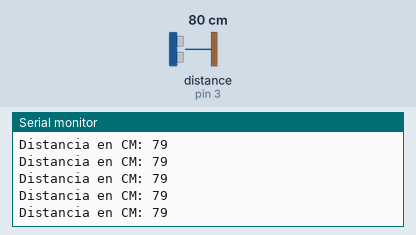
This sketch was run on a simulated Arduino Uno, built with avr-gcc and run on an emulated ATmega328P. Shown: the last lines printed to the serial monitor. Wiring (inferred from the names in the program): ultrasonic range finder: trigger pin 2; echo pin 3. The test bench sets the inputs (shaded band); at power-on: distance to the obstacle (sensor on pin 3) 80 cm. The echo pulse lasts 58.3 µs per cm.

Above: at 1.2 s.
1.3 s: distance to the obstacle (sensor on pin 3) set to 2 cm
At 2.1 s:
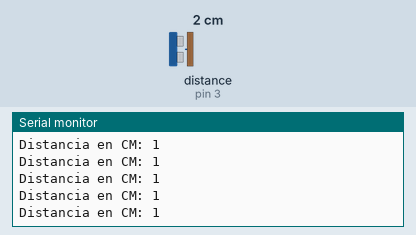
4.3 s: distance to the obstacle (sensor on pin 3) set to 4 cm
At 5.3 s:
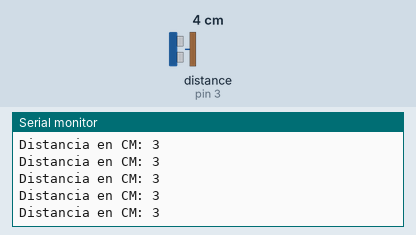
7.3 s: distance to the obstacle (sensor on pin 3) set to 18 cm
At 7.9 s:
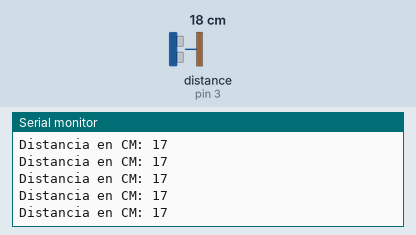
10.3 s: distance to the obstacle (sensor on pin 3) set to 9 cm
At 10.9 s:
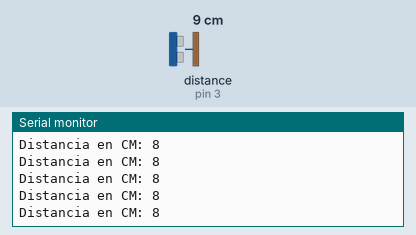
13.3 s: distance to the obstacle (sensor on pin 3) set to 35 cm
At 14.4 s:
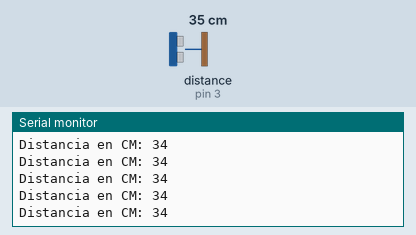
19.3 s: distance to the obstacle (sensor on pin 3) set to 250 cm
At 20.0 s:
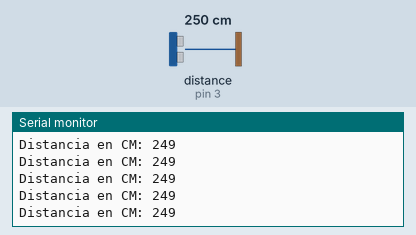
Timing chart, 0 to 22.3 s (numbered marks = the images above; inputs shaded):
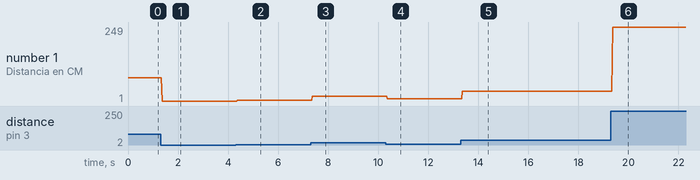

The sketch:

sensor_ultrasonido_v2.ino
```cpp
/*
  Sensor de distancia por ultrasonido
  Lunes 19 de octubre 2020

  Lucas Martín Treser - Automatismos Mar del Plata
  https://www.automatismos-mdq.com.ar/

  Simulación en:
  https://www.tinkercad.com/things/4m7g7P5vQ7M

  La velocidad del sonido es 343 m/s (a 20 ºC, 50% de humedad, presión
  atmosférica a nivel del mar), por lo tanto tarda 29,2 microsegundos
  en recorrer un centímetro. La siguiente fórmula permite calcular el
  tiempo entre ida y vuelta del sonido respecto al sensor:

  distancia (cm) = tiempo(µS) / 29.2µS * 2

*/

const int ECHO = 3;
const int TRIG = 2;

void setup() {
  Serial.begin(9600);
  pinMode(TRIG, OUTPUT);
  pinMode(ECHO, INPUT);
}

void loop() {

  int distancia = ping(TRIG, ECHO);
  Serial.print("Distancia en CM: ");
  Serial.println(distancia);
  delay(10);
}

//función ping
int ping(int triggerPin, int echoPin) {

  long duracion, distanciaCm;
  //para generar un pulso limpio ponemos a LOW 4µs
  digitalWrite(triggerPin, LOW);
  delayMicroseconds(4);
  //generamos un disparo de 10µs
  digitalWrite(triggerPin, HIGH);
  delayMicroseconds(10);
  digitalWrite(triggerPin, LOW);

  //medimos el tiempo entre pulsos
  duracion = pulseIn(echoPin, HIGH);
  //convertimos a distancia
  distanciaCm = duracion * 10 / 292 / 2;
  return distanciaCm;
}
```

Measured:
- after the input at 1.3 s, the serial monitor: prints a new line after 0.06 s (image 1)
- after the input at 4.3 s, the serial monitor: prints a new line after 0.08 s (image 2)
- after the input at 7.3 s, the serial monitor: prints a new line after 0.07 s (image 3)
- after the input at 10.3 s, the serial monitor: prints a new line after 0.06 s (image 4)
- after the input at 13.3 s, the serial monitor: prints a new line after 0.06 s (image 5)
- after the input at 19.3 s, the serial monitor: prints a new line after 0.06 s (image 6)
- plotted number 1: 79 → 1 after the input at 1.3 s, 1 → 3 after the input at 4.3 s, 3 → 17 after the input at 7.3 s, 17 → 8 after the input at 10.3 s, 8 → 34 after the input at 13.3 s
